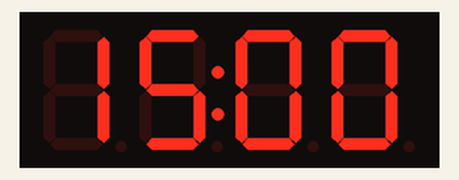
Recording of a sketch running on a simulated Arduino Uno, built with avr-gcc and run on an emulated ATmega328P. Shown: 4-digit seven-segment display.

Above: at 0.1 s.
At 4.1 s:
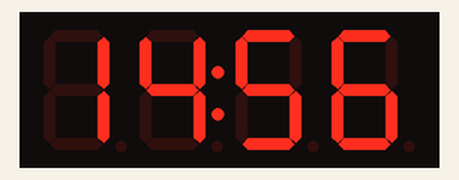
At 9.2 s:
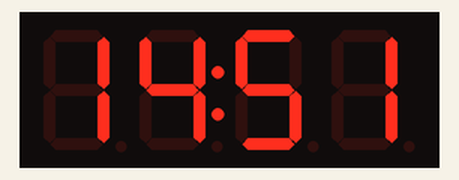
At 19.3 s:
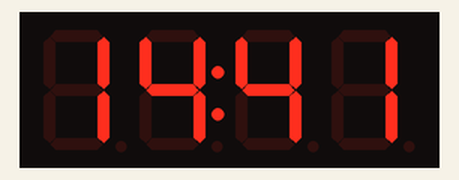
At 28.5 s:
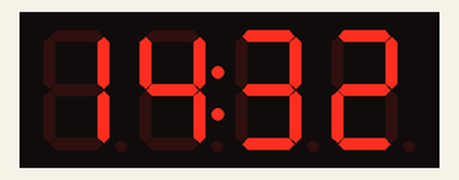
At 38.6 s:
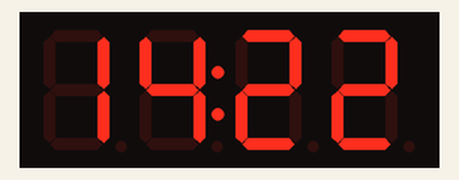

The sketch:

nanoBoardPowerCounter.ino
```cpp
#include <TM1637Display.h>

TM1637Display display(5,4); // define os pinos 5 com CLK e 4 com DIO

int tempo;
byte ini = 0;
uint32_t temporizador = 0;

void setup()
{
  // TEMPO EM SEGUNDOS:
  //300  = 05 min
  //600  = 15 min
  //900  = 15 min
  //1200 = 20 min

  tempo = 900;

  //INICIALIZA TEMPORIZADOR:
  ini = 1;

  //Serial.begin(9600);
  display.setBrightness(7);
}

void loop() {
  //brilho(); // ajusta brilho dos leds do display


// Tempo em segundos
   if(tempo == 0) {
       ini = 0;
   }
  if (ini==0) {
    // Valor inicial do cronômetro
   char s;
   String n;
   if(Serial.available()>0){
      for( int i = 0; i<5; i++){
         s = Serial.read();
         n = n + s;
      }
    tempo = n.toInt();
   }
  }

// Ativa o cronometro regressivo
   if (ini == 1) {
    if (millis() - temporizador >= 1000) {
      tempo = tempo - 1;
      temporizador = millis();
    }
   }

// Mostra o valor tempo no display  (minutos e segundos)
   // Zera e cria o array position[] para armazenar os valores do cronômetro
   uint8_t position[] = { 0, 0, 0, 0 };
   // Calculo individual para posição no display
   position[0] = display.encodeDigit((tempo / 60) / 10); // Dezena de minuto
   position[1] = display.encodeDigit((tempo / 60) % 10); // Unidade de minuto
   position[2] = display.encodeDigit((tempo % 60) / 10); // Dezena de segundo
   position[3] = display.encodeDigit((tempo % 60) % 10); // Unidade de segundo
   // Coloca o separador ":"
   position[1] = position[1] + 128;
   display.setSegments(position);

  //Mostra o valor inicial no display
  display.setSegments(position);
}
```

Measured:
- what the display in image 2 shows lasts 1.1 s, from 9.1 s to 10.2 s
